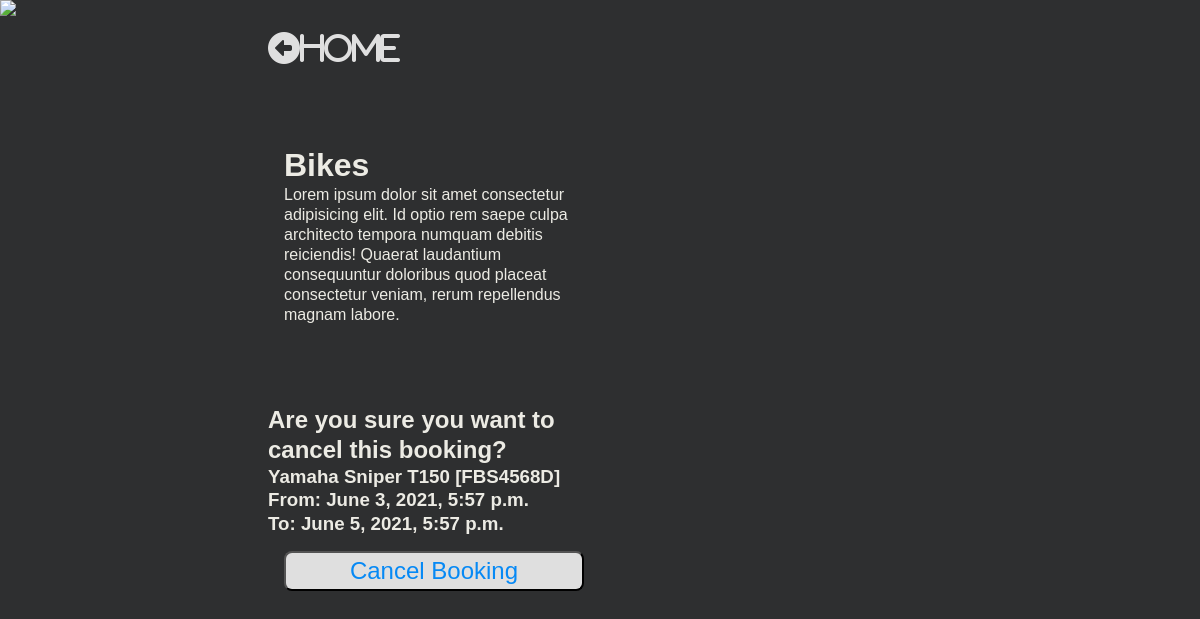
Page /booking/cancel/6 on the committed database.
### app/models.py (models this page shows, shortened)
class Booking(models.Model):
    user = models.ForeignKey(settings.AUTH_USER_MODEL, on_delete=models.CASCADE)
    bike = models.ForeignKey(Bike, on_delete=models.CASCADE)
    check_in = models.DateTimeField()
    check_out = models.DateTimeField()
    def get_bike_model(self):
        bike_models = dict(self.bike.BIKE_MODELS)
        bike_model = bike_models.get(self.bike.model)
        return bike_model

class Bike(models.Model):
    BIKE_CATEGORIES=(
        ('CUB','Underbone'),
        ('SPO','Sport'),
        ('STR','Street'),
        ('SCO','Scooter'),
    )
    BIKE_CLASS=(
        ('2B','Class 2B'),
        ('2A','Class 2A'),
        ('2','Class 2'),
    )
    BIKE_MODELS=(
        ('Aerox','Yamaha Aerox 155'),
        ('Sniper','Yamaha Sniper T150'),
        ('FZ16','Yamaha FZ16'),
        ('FZ16ST','Yamaha FZ16ST'),
        ('CB190R','Honda CB190R'),
        ('CB400 Sp2','Honda CB400 (Super 4) Spec 2'),
        ('CB400 Sp3','Honda CB400 (Super 4) Spec 3'),
    )
    plate_no = models.CharField(max_length=8, null=True)
    category = models.CharField(max_length=3, choices=BIKE_CATEGORIES, null=True)
    bike_class = models.CharField(max_length=2, choices=BIKE_CLASS, null=True)
    model = models.CharField(max_length=12, choices=BIKE_MODELS, null=True)

### app/views.py (the view)
# urls.py: path('booking/cancel/<pk>', CancelBookingView.as_view(), name='CancelBookingView')
class CancelBookingView(DeleteView):
    model = Booking
    template_name = 'booking_cancel_view.html'
    success_url = reverse_lazy('app:BookingListView')

### app/templates/booking_cancel_view.html (shortened to what this page needs)
{% load static %}
<!DOCTYPE html>
<html lang="en">
<head>
    <link rel="stylesheet" href="{% static 'app/css/bike_detail_view.css' %}">
</head>
<body>
    <div class="content">
        <div class="image">
            <img
                src="https://images.unsplash.com/photo-1519710164239-da123dc03ef4?ixlib=rb-1.2.1&ixid=eyJhcHBfaWQiOjEyMDd9&auto=format&fit=crop&w=500&q=60">
        </div>
        <div class="bike">
            <div class="home">
                <a href="{% url 'app:BikeListView' %}"><i class="fas fa-arrow-alt-circle-left">Home</i></a>
            </div>
            <div class="bike-info">
                <h1>{{bike_category}} Bikes</h1>
                <p>Lorem ipsum dolor sit amet consectetur adipisicing elit. Id optio rem saepe culpa architecto tempora
                    numquam debitis reiciendis! Quaerat laudantium consequuntur doloribus quod placeat consectetur
                    veniam,
                    rerum repellendus magnam labore. </p>
            </div>
            <form id="booking-form" action="" method="POST">
                <h2>Are you sure you want to cancel this booking?</h2>
                <h3>{{booking.get_bike_model}} [{{booking.bike.plate_no}}]</h3>
                <h3>From: {{booking.check_in}}</h3>
                <h3>To: {{booking.check_out}}</h3>
                <div class="input-div">
                    <button type="cancel">Cancel Booking</button>
                </div>
            </form>
        </div>
    </div>
</body>
</html>

### app/static/app/css/bike_detail_view.css (style rules this page uses)
* { padding:0; margin:0; box-sizing: border-box; }
body { background-color: rgb(46, 47, 48); color: rgb(236, 235, 228); font-family: sans-serif; line-height: 1.25; height: 100vh; }
.content { display: flex; flex-direction: row; flex-wrap: wrap; width:100%; justify-content: left; }
.image { flex: 0.3; }
.bike { flex:0.5; margin: 2rem; display:flex; text-align: left; align-items: start; flex-direction: column; }
.bike { flex: 0.2; }
.bike-info { flex: 0.4; margin: 5rem 1rem; }
form { display: flex; flex: 0.4 1 auto; flex-direction: column; }
.image img { flex:1; max-height: 99.2vh; }
i { color:#dfdfdf; font-size: 2rem; }
.input-div { flex: 1 1 auto; margin:1rem; display: flex; flex-direction: column; justify-content: space-between; }
input, button { flex:1; width:300px; border-radius: 0.5rem; line-height: 1.5; font-size: 1.5rem; color: #555; }
button { background-color: #dfdfdf; color:rgb(6, 137, 245); outline:none; }

### rows in the picture
Booking: get_bike_model "Yamaha Sniper T150", bike.plate_no "FBS4568D", check_in "June 3, 2021, 5:57 p.m.", check_out "June 5, 2021, 5:57 p.m."
